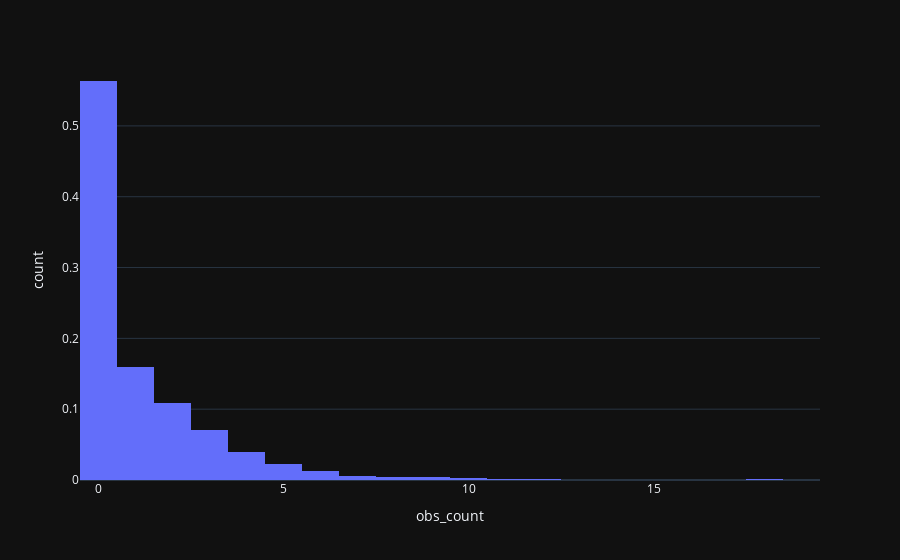

Notebook cell for this chart:
### Markdown cell above
### Distribution

To see a distribution of counts, we can plot a histogram. To make it more interesting for analysis, instead of counts we can actually use the probability density, which tells us the probability of obtaining the distinct counts.

### Code cell
px.histogram(date_hour_counts_filled, x="obs_count", height=300, nbins=20, histnorm='probability density')

### Figure 1 — Plotly figure (JSON) as saved in the notebook; plotly's stock layout.template omitted (floating-point values rounded to 4 significant figures; data arrays with more than 128 entries replaced by an {"elided": "..."} marker saying what was removed)
{"data": [{"alignmentgroup": "True", "bingroup": "x", "histnorm": "probability density", "hovertemplate": "obs_count=%{x}<br>count=%{y}<extra></extra>", "legendgroup": "", "marker": {"color": "#636efa"}, "name": "", "nbinsx": 20, "offsetgroup": "", "orientation": "v", "showlegend": false, "type": "histogram", "x": {"elided": "4141 int values"}, "xaxis": "x", "yaxis": "y"}], "layout": {"autosize": true, "barmode": "relative", "legend": {"tracegroupgap": 0}, "margin": {"t": 60}, "xaxis": {"anchor": "y", "autorange": true, "domain": [0, 1], "range": [-0.5, 19.5], "title": {"text": "obs_count"}, "type": "linear"}, "yaxis": {"anchor": "x", "autorange": true, "domain": [0, 1], "range": [0, 0.593], "title": {"text": "count"}}}}
